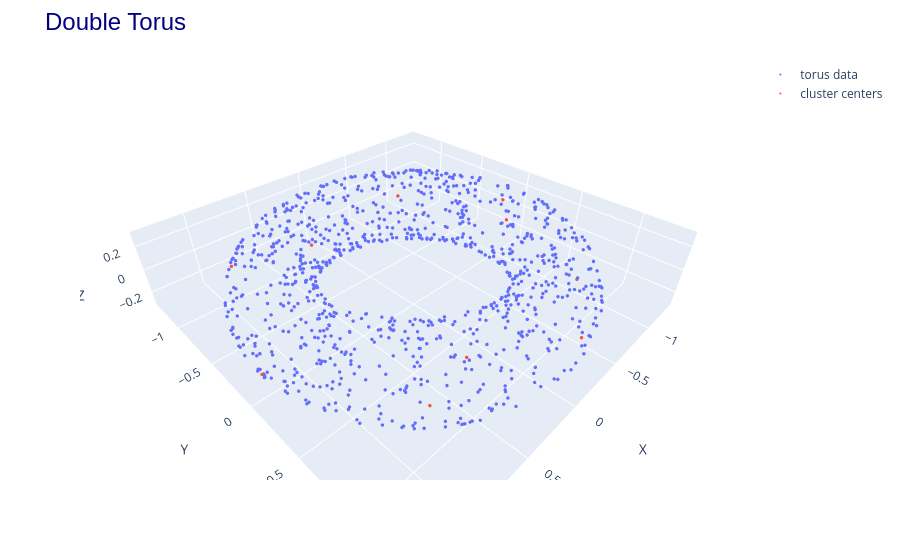

Notebook code for this chart:
### Code cell
reps, _ = util.farthest_point_sample(torus_data, 10)
util.plot3d([(torus_data, "torus data"), (reps, "cluster centers")], title="Double Torus")

### Figure 1 — Plotly figure (JSON) as saved in the notebook; plotly's stock layout.template omitted (floating-point values rounded to 4 significant figures; data arrays with more than 128 entries replaced by an {"elided": "..."} marker saying what was removed)
{"data": [{"marker": {"size": 2}, "mode": "markers", "name": "torus data", "type": "scatter3d", "x": {"elided": "1000 float values"}, "y": {"elided": "1000 float values"}, "z": {"elided": "1000 float values"}}, {"marker": {"size": 2}, "mode": "markers", "name": "cluster centers", "type": "scatter3d", "x": [-0.9605, 0.9408, 0.8536, -0.805, 1.292, -0.0917, -1.287, 0.1065, -0.7491, 0.2505], "y": [0.7963, -0.8891, 0.9698, -1.013, 0.05743, 1.274, -0.1707, -1.151, 0.2436, 0.7256], "z": [-0.1694, 0.05726, 0.06912, -0.05973, -0.06193, 0.1145, 0.0327, -0.2563, 0.212, -0.1898]}], "layout": {"margin": {"t": 60}, "scene": {"aspectmode": "data", "xaxis": {"title": {"text": "X"}}, "yaxis": {"title": {"text": "Y"}}, "zaxis": {"title": {"text": "Z"}}}, "title": {"font": {"color": "navy", "family": "Arial", "size": 24}, "text": "Double Torus"}}}
